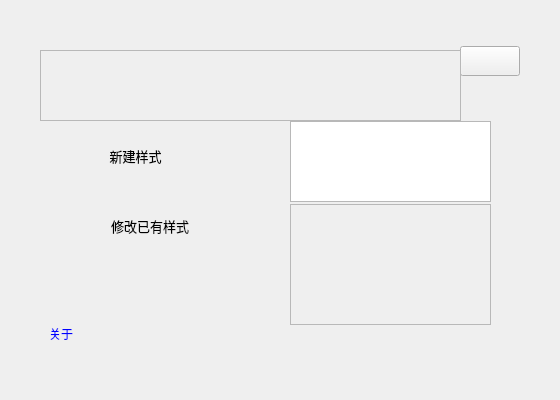
<?xml version="1.0" encoding="UTF-8"?>
<ui version="4.0">
 <class>CWelcomeDlg</class>
 <widget class="QDialog" name="CWelcomeDlg">
  <property name="geometry">
   <rect>
    <x>0</x>
    <y>0</y>
    <width>560</width>
    <height>400</height>
   </rect>
  </property>
  <property name="minimumSize">
   <size>
    <width>560</width>
    <height>400</height>
   </size>
  </property>
  <property name="maximumSize">
   <size>
    <width>560</width>
    <height>400</height>
   </size>
  </property>
  <property name="font">
   <font>
    <family>微软雅黑</family>
   </font>
  </property>
  <property name="windowTitle">
   <string>Card Maker</string>
  </property>
  <property name="styleSheet">
   <string notr="true">/*QDialog
{
	background-image: url(:/Resources/bg_new.png);
}*/

/*Used own-paint*/</string>
  </property>
  <widget class="QFrame" name="frame">
   <property name="geometry">
    <rect>
     <x>40</x>
     <y>46</y>
     <width>481</width>
     <height>301</height>
    </rect>
   </property>
   <property name="frameShape">
    <enum>QFrame::NoFrame</enum>
   </property>
   <property name="frameShadow">
    <enum>QFrame::Raised</enum>
   </property>
   <widget class="QPushButton" name="newStyleButton">
    <property name="geometry">
     <rect>
      <x>40</x>
      <y>80</y>
      <width>111</width>
      <height>60</height>
     </rect>
    </property>
    <property name="font">
     <font>
      <family>微软雅黑</family>
      <pointsize>10</pointsize>
      <weight>50</weight>
      <bold>false</bold>
     </font>
    </property>
    <property name="text">
     <string>新建样式</string>
    </property>
    <property name="icon">
     <iconset resource="Resources.qrc">
      <normaloff>:/Resources/filenew.png</normaloff>:/Resources/filenew.png</iconset>
    </property>
    <property name="iconSize">
     <size>
      <width>32</width>
      <height>32</height>
     </size>
    </property>
    <property name="flat">
     <bool>true</bool>
    </property>
   </widget>
   <widget class="QPushButton" name="importStyleButton">
    <property name="geometry">
     <rect>
      <x>40</x>
      <y>150</y>
      <width>140</width>
      <height>60</height>
     </rect>
    </property>
    <property name="font">
     <font>
      <family>微软雅黑</family>
      <pointsize>10</pointsize>
     </font>
    </property>
    <property name="text">
     <string>修改已有样式</string>
    </property>
    <property name="icon">
     <iconset resource="Resources.qrc">
      <normaloff>:/Resources/fileopen.png</normaloff>:/Resources/fileopen.png</iconset>
    </property>
    <property name="iconSize">
     <size>
      <width>32</width>
      <height>32</height>
     </size>
    </property>
    <property name="flat">
     <bool>true</bool>
    </property>
   </widget>
   <widget class="QListWidget" name="systemStyleList">
    <property name="geometry">
     <rect>
      <x>250</x>
      <y>75</y>
      <width>201</width>
      <height>81</height>
     </rect>
    </property>
    <property name="styleSheet">
     <string notr="true"/>
    </property>
   </widget>
   <widget class="QLabel" name="previewLabel">
    <property name="geometry">
     <rect>
      <x>250</x>
      <y>158</y>
      <width>201</width>
      <height>121</height>
     </rect>
    </property>
    <property name="autoFillBackground">
     <bool>true</bool>
    </property>
    <property name="frameShape">
     <enum>QFrame::StyledPanel</enum>
    </property>
    <property name="frameShadow">
     <enum>QFrame::Sunken</enum>
    </property>
    <property name="text">
     <string/>
    </property>
    <property name="alignment">
     <set>Qt::AlignCenter</set>
    </property>
   </widget>
   <widget class="QLabel" name="aboutLabel">
    <property name="geometry">
     <rect>
      <x>9</x>
      <y>279</y>
      <width>31</width>
      <height>16</height>
     </rect>
    </property>
    <property name="font">
     <font>
      <family>微软雅黑</family>
     </font>
    </property>
    <property name="text">
     <string>&lt;html&gt;&lt;head/&gt;&lt;body&gt;&lt;p&gt;&lt;a href=&quot;about:showAboutDlg&quot;&gt;&lt;span style=&quot; text-decoration: underline; color:#0000ff;&quot;&gt;关于&lt;/span&gt;&lt;/a&gt;&lt;/p&gt;&lt;/body&gt;&lt;/html&gt;</string>
    </property>
    <property name="openExternalLinks">
     <bool>false</bool>
    </property>
   </widget>
   <widget class="QPushButton" name="exitButton">
    <property name="geometry">
     <rect>
      <x>420</x>
      <y>0</y>
      <width>60</width>
      <height>30</height>
     </rect>
    </property>
    <property name="font">
     <font>
      <family>微软雅黑</family>
     </font>
    </property>
    <property name="focusPolicy">
     <enum>Qt::NoFocus</enum>
    </property>
    <property name="toolTip">
     <string>关闭</string>
    </property>
    <property name="styleSheet">
     <string notr="true">QPushButton
{
border-image: url(:/Resources/close.png);
}
QPushButton:hover
{
border-image: url(:/Resources/close_grow.png);
}
QPushButton:pressed
{
border-image: url(:/Resources/close_pressed.png);
}</string>
    </property>
    <property name="text">
     <string/>
    </property>
   </widget>
  </widget>
  <widget class="QFrame" name="frameDrag">
   <property name="geometry">
    <rect>
     <x>40</x>
     <y>50</y>
     <width>421</width>
     <height>71</height>
    </rect>
   </property>
   <property name="frameShape">
    <enum>QFrame::StyledPanel</enum>
   </property>
   <property name="frameShadow">
    <enum>QFrame::Raised</enum>
   </property>
  </widget>
 </widget>
 <layoutdefault spacing="6" margin="11"/>
 <resources>
  <include location="Resources.qrc"/>
 </resources>
 <connections>
  <connection>
   <sender>exitButton</sender>
   <signal>clicked()</signal>
   <receiver>CWelcomeDlg</receiver>
   <slot>close()</slot>
   <hints>
    <hint type="sourcelabel">
     <x>47</x>
     <y>311</y>
    </hint>
    <hint type="destinationlabel">
     <x>237</x>
     <y>167</y>
    </hint>
   </hints>
  </connection>
 </connections>
</ui>
